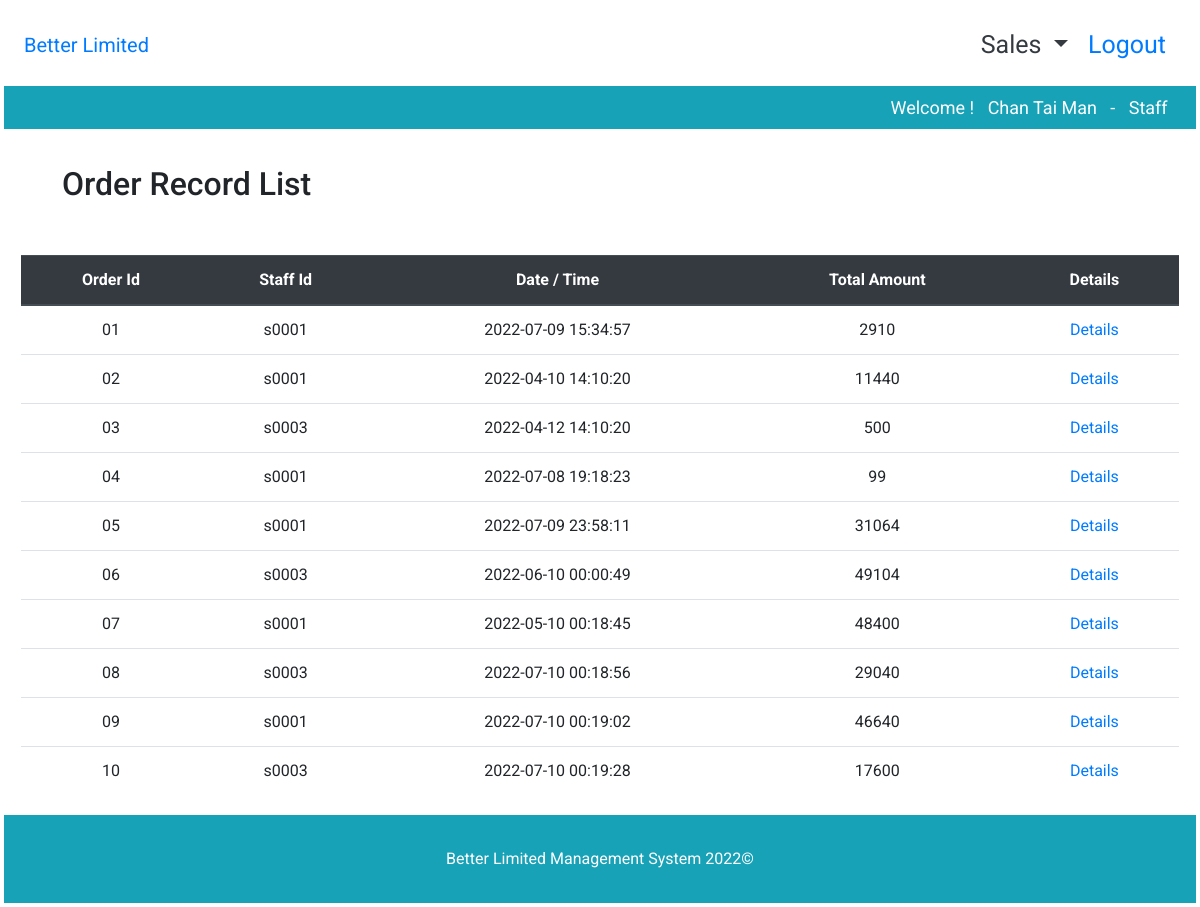
Screenshot of /SEA08_Phase2/orderRecord.php (signed in) with the database file from the repository.
### tables this page shows
CREATE TABLE `Orders` (
  `orderID` varchar(255) NOT NULL,
  `customerEmail` varchar(50) NOT NULL,
  `staffID` varchar(50) NOT NULL,
  `dateTime` timestamp NOT NULL DEFAULT current_timestamp() ON UPDATE current_timestamp(),
  `deliveryAddress` varchar(255) DEFAULT NULL,
  `deliveryDate` date DEFAULT NULL,
  `orderAmount` double NOT NULL
);

### SEA08_Phase2/orderRecord.php (the view, shortened to what this page needs)
<?php
include 'header.php';
?>
<div class="py-2 bg-white">
    <div class="container">
        <div class="col-md-12 mx-auto py-4">
            <h2>Order Record List</h2>
        </div>
    </div>
</div>
<div class="container-fluid">
    <div class="text-center">
        <table class="table mt-1 sortable">
            <thead class="thead-dark">
            <tr>
                <th>Order Id</th>
                <th>Staff Id</th>
                <th>Date / Time</th>
                <th>Total Amount</th>
                <th>Details</th>
            </tr>
            </thead>
            <body>
            <?php
            $conn = getDBconnection();
            $sql = "SELECT * FROM Orders";
            $query = mysqli_query($conn, $sql) or die(mysqli_error($conn));
            if (mysqli_num_rows($query) > 0){
                while($result = mysqli_fetch_assoc($query)){
                    echo <<< EOF
					<tr>
					    <td>$result[orderID]</td>
					    <td>$result[staffID]</td>
                        <td>$result[dateTime]</td>
                        <td>$result[orderAmount]</td>
                        <td><a href='orderDetail.php?orderId=$result[orderID]&staffId=$result[staffID]'>Details</a></td>
					</tr>
EOF;
                }
            }
            ?>
            </body>
        </table>
    </div>
</div>
<div class="bg-info">
    <div class="container my-3">
        <div class="row" style="">
            <div class="col-12 my-2 text-center text-white">
                Better Limited Management System 2022&copy;
            </div>
        </div>
    </div>
</div>
</body>
</html>

### SEA08_Phase2/css/style.css (style rules this page uses)
* { font-family: 'Roboto', sans-serif; padding: 2px 2px; box-sizing: border-box; }

### rows the page displays
orders: orderID "01", staffID "s0001", dateTime "2022-07-09 15:34:57", orderAmount "2910"
orders: orderID "02", staffID "s0001", dateTime "2022-04-10 14:10:20", orderAmount "11440"
orders: orderID "03", staffID "s0003", dateTime "2022-04-12 14:10:20", orderAmount "500"
orders: orderID "04", staffID "s0001", dateTime "2022-07-08 19:18:23", orderAmount "99"
orders: orderID "05", staffID "s0001", dateTime "2022-07-09 23:58:11", orderAmount "31064"
orders: orderID "06", staffID "s0003", dateTime "2022-06-10 00:00:49", orderAmount "49104"
orders: orderID "07", staffID "s0001", dateTime "2022-05-10 00:18:45", orderAmount "48400"
orders: orderID "08", staffID "s0003", dateTime "2022-07-10 00:18:56", orderAmount "29040"
orders: orderID "09", staffID "s0001", dateTime "2022-07-10 00:19:02", orderAmount "46640"
orders: orderID "10", staffID "s0003", dateTime "2022-07-10 00:19:28", orderAmount "17600"

### other values shown
$_SESSION["staffName"] "Chan Tai Man"
$_SESSION["position"] "Staff"
